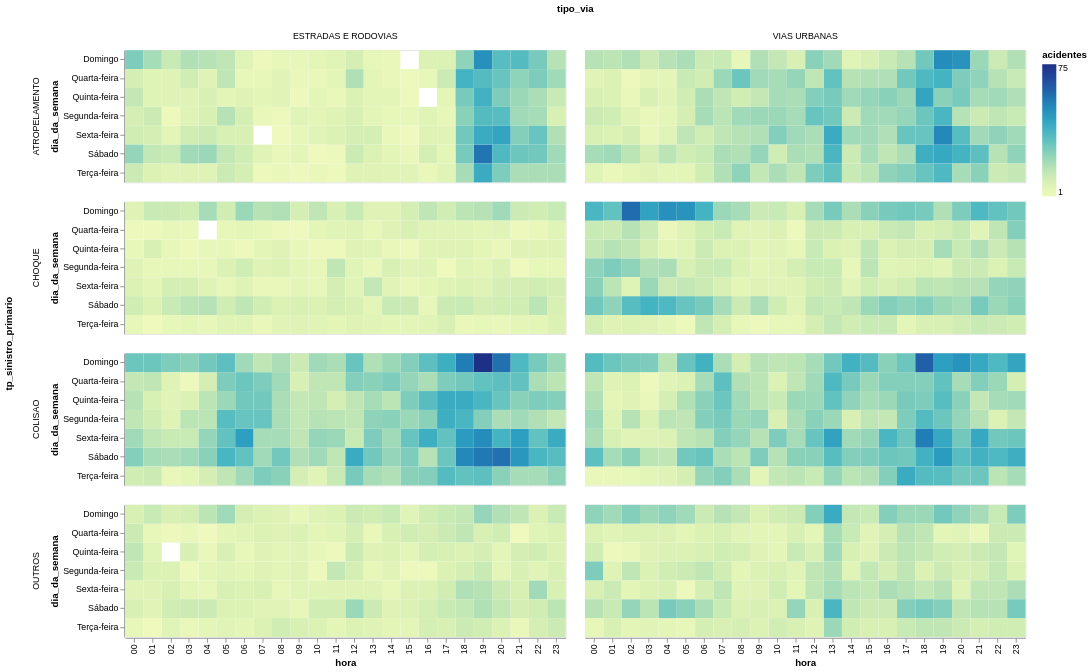

The notebook cell saved with this chart:
### Code cell
sinistros.filter(c('acidente_fatal') == 'SIM') \
    .group_by('dia_da_semana', 'hora', 'tipo_via', 'tp_sinistro_primario').agg(pl.len().alias('acidentes')) \
    .with_columns(c('hora').cast(pl.String).str.zfill(2)) \
    .plot.rect(x='hora', color='acidentes', y='dia_da_semana', column='tipo_via', row='tp_sinistro_primario') \
    .properties(height=150, width=500)

### Figure 1 — Vega-Lite specification as saved in the notebook (floating-point values rounded to 4 significant figures; data arrays with more than 128 entries replaced by an {"elided": "..."} marker saying what was removed)
{"config": {"view": {"continuousWidth": 300, "continuousHeight": 300}}, "data": {"name": "data-d265393e3ef99e55c1f4fb730b514ecd"}, "mark": {"type": "rect", "tooltip": true}, "encoding": {"color": {"field": "acidentes", "type": "quantitative"}, "column": {"field": "tipo_via", "type": "nominal"}, "row": {"field": "tp_sinistro_primario", "type": "nominal"}, "x": {"field": "hora", "type": "nominal"}, "y": {"field": "dia_da_semana", "type": "nominal"}}, "height": 150, "params": [{"name": "param_1e9efca18e7a2868", "select": {"type": "interval", "encodings": ["x", "y"]}, "bind": "scales"}], "width": 500, "$schema": "https://vega.github.io/schema/vega-lite/v6.4.1.json", "datasets": {"data-d265393e3ef99e55c1f4fb730b514ecd": {"elided": "1339 records"}}}
